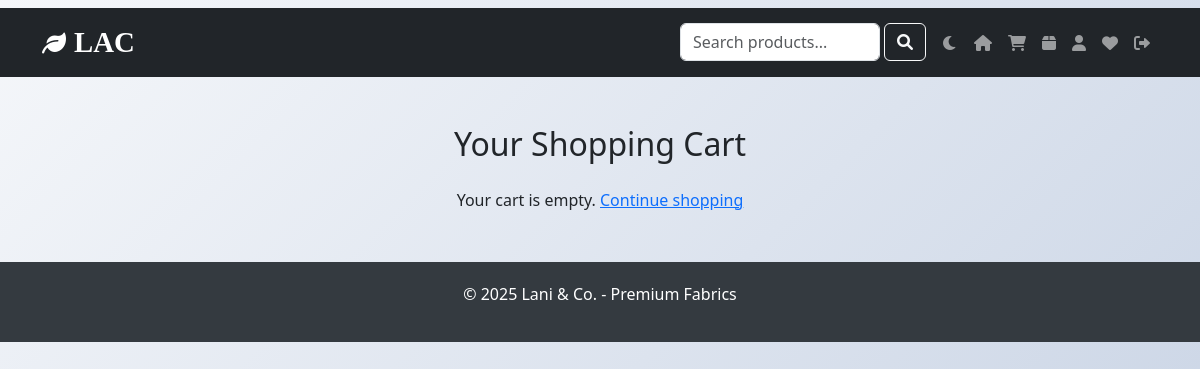
Before: /shop/cart/ (signed in) with the older database file.
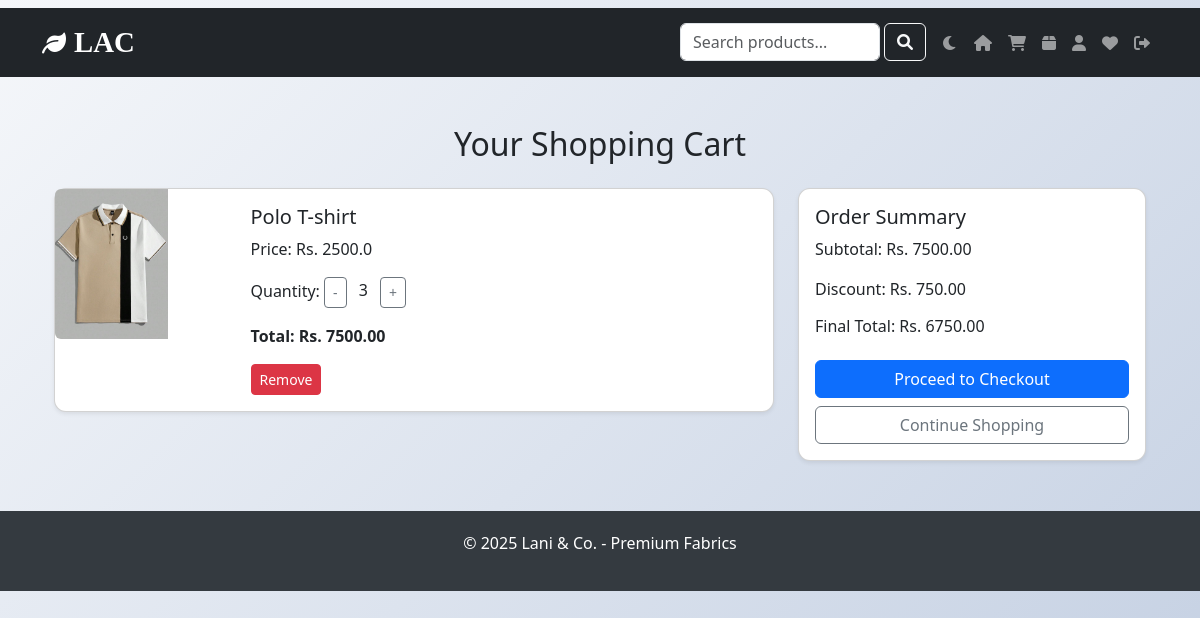
After: the same page with the newer database file.
### shop/models.py (models this page shows, shortened)
class Cart(models.Model):
    user = models.ForeignKey(User, on_delete=models.CASCADE)
    product = models.ForeignKey(Product, on_delete=models.CASCADE)
    quantity = models.IntegerField(default=1)

class Product(models.Model):
    name = models.CharField(max_length=100)
    price = models.FloatField()
    category = models.ForeignKey(Category, on_delete=models.CASCADE)
    description = models.TextField(blank=True)
    image_filename = models.CharField(max_length=200, blank=True, null=True)   # static image
    is_latest = models.BooleanField(default=False)                             # admin‑controlled

### shop/views.py (the view)
# urls.py: path('shop/', include('shop.urls')),      # cart & order
@login_required
def cart(request):
    cart_items = Cart.objects.filter(user=request.user)
    total = sum(item.product.price * item.quantity for item in cart_items)
    is_first_order = not Order.objects.filter(user=request.user).exists()
    discount = total * 0.10 if is_first_order else 0
    final_total = total - discount
    for item in cart_items:
        item.total_price = item.product.price * item.quantity
    return render(request, 'cart.html', {
        'cart_items': cart_items,
        'total': total,
        'discount': discount,
        'final_total': final_total,
    })

### shop/templates/cart.html (shortened to what this page needs)
{% extends 'base.html' %}
{% load static %}
{% block content %}
<div class="container my-5">
    <h2 class="text-center mb-4">Your Shopping Cart</h2>
    {% if cart_items %}
        <div class="row">
            <div class="col-md-8">
                {% for item in cart_items %}
                <div class="card mb-3 shadow-sm" id="cart-item-{{ item.product.id }}">
                    <div class="row g-0">
                        <div class="col-md-3">
                            {% if item.product.image_filename %}
                                <img src="{% static 'images/products/'|add:item.product.image_filename %}" class="img-fluid rounded-start" style="height: 150px; object-fit: cover;">
                            {% elif item.product.image %}
                                <img src="{{ item.product.image.url }}" class="img-fluid rounded-start" style="height: 150px; object-fit: cover;">
                            {% else %}
                                <img src="https://via.placeholder.com/150" class="img-fluid rounded-start">
                            {% endif %}
                        </div>
                        <div class="col-md-9">
                            <div class="card-body">
                                <h5 class="card-title">{{ item.product.name }}</h5>
                                <p class="card-text">Price: Rs. {{ item.product.price }}</p>
                                <p class="card-text">Quantity:
                                    <button class="btn btn-sm btn-outline-secondary" onclick="updateQty({{ item.product.id }}, -1)">-</button>
                                    <span id="qty-{{ item.product.id }}" class="mx-2">{{ item.quantity }}</span>
                                    <button class="btn btn-sm btn-outline-secondary" onclick="updateQty({{ item.product.id }}, 1)">+</button>
                                </p>
                                <p class="card-text fw-bold">Total: Rs. {{ item.total_price|floatformat:2 }}</p>
                                <button class="btn btn-danger btn-sm" onclick="removeItem({{ item.product.id }})">Remove</button>
                            </div>
                        </div>
                    </div>
                </div>
                {% endfor %}
            </div>
            <div class="col-md-4">
                <div class="card shadow-sm">
                    <div class="card-body">
                        <h5 class="card-title">Order Summary</h5>
                        <p>Subtotal: Rs. {{ total|floatformat:2 }}</p>
                        <p>Discount: Rs. {{ discount|floatformat:2 }}</p>
                        <h6>Final Total: Rs. {{ final_total|floatformat:2 }}</h6>
                        <a href="{% url 'checkout' %}" class="btn btn-primary w-100 mt-3">Proceed to Checkout</a>
                        <a href="/" class="btn btn-outline-secondary w-100 mt-2">Continue Shopping</a>
                    </div>
                </div>
            </div>
        </div>
    {% else %}
        <p class="text-center">Your cart is empty. <a href="/">Continue shopping</a></p>
    {% endif %}
</div>
{% endblock %}

Changed rows visible on the page:
added Cart: product.image_filename (picture), product.name "Polo T-shirt", product.price "2500.0", quantity "3", total_price "7500.00"
Other visible differences:
{{ total|floatformat:2 }}: (not shown) → "7500.00"
{{ discount|floatformat:2 }}: (not shown) → "750.00"
{{ final_total|floatformat:2 }}: (not shown) → "6750.00"
text no longer shown: "Your cart is empty. Continue shopping"
text now shown: "Order Summary Subtotal: Rs. Discount: Rs. Final Total: Rs. Proceed to Checkout Continue Shopping"
